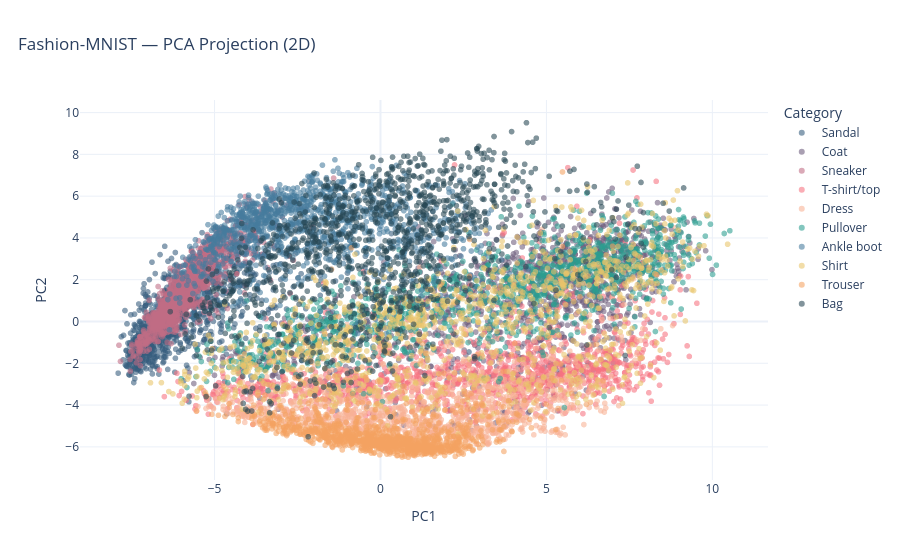

The cell this chart's notebook holds for it:
### Code cell
# Project PCA results into two dimensions for a class-coloured exploratory view.
pca_2d_df = pd.DataFrame({
    "PC1": X_pca[:, 0],
    "PC2": X_pca[:, 1],
    "Class": [CLASS_NAMES[int(label)] for label in y_pca_sample],
})
fig = px.scatter(
    pca_2d_df, x="PC1", y="PC2", color="Class", opacity=0.58,
    color_discrete_sequence=PALETTE, title="Fashion-MNIST — PCA Projection (2D)",
)
fig.update_layout(template="plotly_white", title_x=0.02, legend_title="Category")
save_plotly(fig, "15_pca_2d_class_projection.html")
fig.show()

### Figure 1 — Plotly figure (JSON) as saved in the notebook; plotly's stock layout.template omitted (floating-point values rounded to 4 significant figures; data arrays with more than 128 entries replaced by an {"elided": "..."} marker saying what was removed)
{"data": [{"hovertemplate": "Class=Sandal<br>PC1=%{x}<br>PC2=%{y}<extra></extra>", "legendgroup": "Sandal", "marker": {"color": "#355C7D", "opacity": 0.58, "symbol": "circle"}, "mode": "markers", "name": "Sandal", "showlegend": true, "type": "scattergl", "x": {"elided": "1217 float values"}, "xaxis": "x", "y": {"elided": "1217 float values"}, "yaxis": "y"}, {"hovertemplate": "Class=Coat<br>PC1=%{x}<br>PC2=%{y}<extra></extra>", "legendgroup": "Coat", "marker": {"color": "#6C5B7B", "opacity": 0.58, "symbol": "circle"}, "mode": "markers", "name": "Coat", "showlegend": true, "type": "scattergl", "x": {"elided": "1229 float values"}, "xaxis": "x", "y": {"elided": "1229 float values"}, "yaxis": "y"}, {"hovertemplate": "Class=Sneaker<br>PC1=%{x}<br>PC2=%{y}<extra></extra>", "legendgroup": "Sneaker", "marker": {"color": "#C06C84", "opacity": 0.58, "symbol": "circle"}, "mode": "markers", "name": "Sneaker", "showlegend": true, "type": "scattergl", "x": {"elided": "1167 float values"}, "xaxis": "x", "y": {"elided": "1167 float values"}, "yaxis": "y"}, {"hovertemplate": "Class=T-shirt/top<br>PC1=%{x}<br>PC2=%{y}<extra></extra>", "legendgroup": "T-shirt/top", "marker": {"color": "#F67280", "opacity": 0.58, "symbol": "circle"}, "mode": "markers", "name": "T-shirt/top", "showlegend": true, "type": "scattergl", "x": {"elided": "1234 float values"}, "xaxis": "x", "y": {"elided": "1234 float values"}, "yaxis": "y"}, {"hovertemplate": "Class=Dress<br>PC1=%{x}<br>PC2=%{y}<extra></extra>", "legendgroup": "Dress", "marker": {"color": "#F8B195", "opacity": 0.58, "symbol": "circle"}, "mode": "markers", "name": "Dress", "showlegend": true, "type": "scattergl", "x": {"elided": "1234 float values"}, "xaxis": "x", "y": {"elided": "1234 float values"}, "yaxis": "y"}, {"hovertemplate": "Class=Pullover<br>PC1=%{x}<br>PC2=%{y}<extra></extra>", "legendgroup": "Pullover", "marker": {"color": "#2A9D8F", "opacity": 0.58, "symbol": "circle"}, "mode": "markers", "name": "Pullover", "showlegend": true, "type": "scattergl", "x": {"elided": "1224 float values"}, "xaxis": "x", "y": {"elided": "1224 float values"}, "yaxis": "y"}, {"hovertemplate": "Class=Ankle boot<br>PC1=%{x}<br>PC2=%{y}<extra></extra>", "legendgroup": "Ankle boot", "marker": {"color": "#457B9D", "opacity": 0.58, "symbol": "circle"}, "mode": "markers", "name": "Ankle boot", "showlegend": true, "type": "scattergl", "x": {"elided": "1204 float values"}, "xaxis": "x", "y": {"elided": "1204 float values"}, "yaxis": "y"}, {"hovertemplate": "Class=Shirt<br>PC1=%{x}<br>PC2=%{y}<extra></extra>", "legendgroup": "Shirt", "marker": {"color": "#E9C46A", "opacity": 0.58, "symbol": "circle"}, "mode": "markers", "name": "Shirt", "showlegend": true, "type": "scattergl", "x": {"elided": "1155 float values"}, "xaxis": "x", "y": {"elided": "1155 float values"}, "yaxis": "y"}, {"hovertemplate": "Class=Trouser<br>PC1=%{x}<br>PC2=%{y}<extra></extra>", "legendgroup": "Trouser", "marker": {"color": "#F4A261", "opacity": 0.58, "symbol": "circle"}, "mode": "markers", "name": "Trouser", "showlegend": true, "type": "scattergl", "x": {"elided": "1191 float values"}, "xaxis": "x", "y": {"elided": "1191 float values"}, "yaxis": "y"}, {"hovertemplate": "Class=Bag<br>PC1=%{x}<br>PC2=%{y}<extra></extra>", "legendgroup": "Bag", "marker": {"color": "#264653", "opacity": 0.58, "symbol": "circle"}, "mode": "markers", "name": "Bag", "showlegend": true, "type": "scattergl", "x": {"elided": "1145 float values"}, "xaxis": "x", "y": {"elided": "1145 float values"}, "yaxis": "y"}], "layout": {"legend": {"title": {"text": "Category"}, "tracegroupgap": 0}, "title": {"text": "Fashion-MNIST — PCA Projection (2D)", "x": 0.02}, "xaxis": {"anchor": "y", "domain": [0, 1], "title": {"text": "PC1"}}, "yaxis": {"anchor": "x", "domain": [0, 1], "title": {"text": "PC2"}}}}
